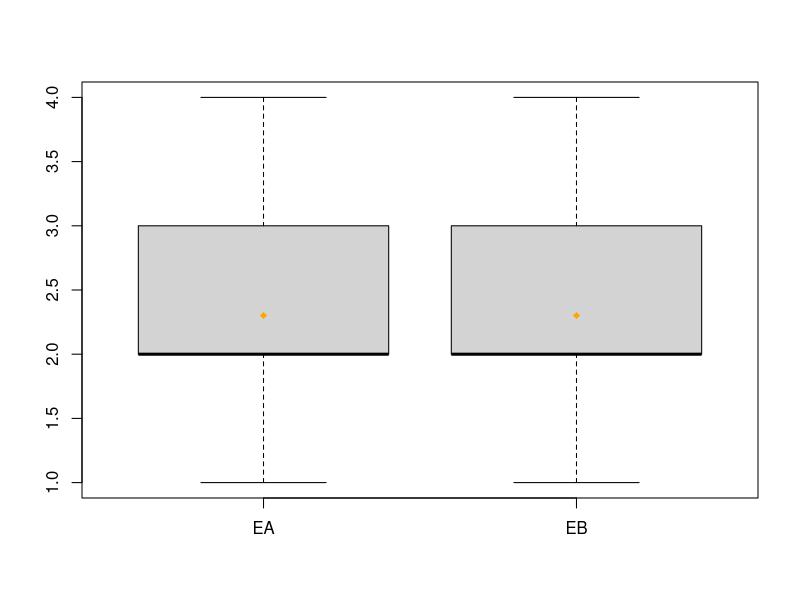
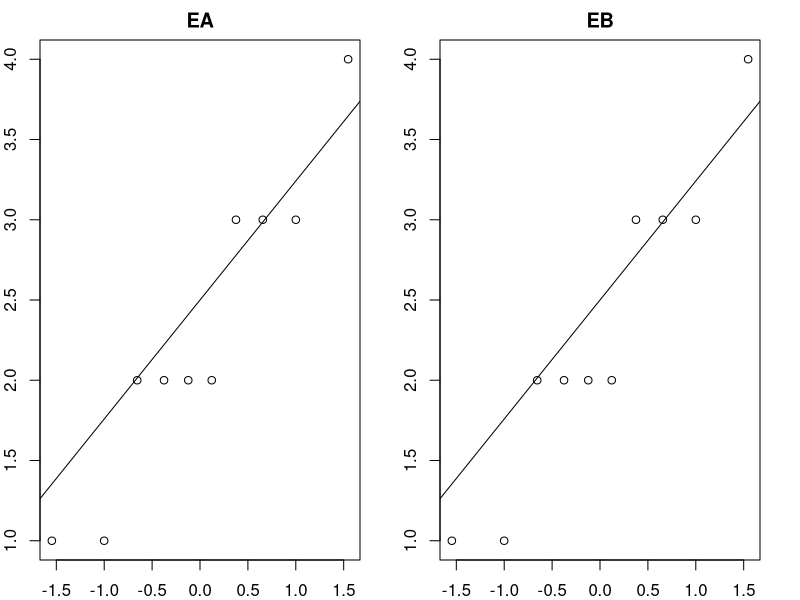

Here is the R script that generated these plots, in order:
#Independientes

EA= c(2, 3, 1, 4, 2, 3, 2, 1, 3, 2)
EB= c(3, 2, 1, 3, 2, 2, 4, 2, 3, 1)

boxplot(EA,EB, names=c("EA", "EB"))
medias = c(mean(EA),mean(EB))
points(medias,pch=18,col="orange")


par(mar = c(2, 2, 2, 2))
par(mfrow = c(1, 2))
qqnorm(EA, xlab = "", ylab = "", main = "EA")
qqline(EA)
qqnorm(EB, xlab = "", ylab = "", main = "EB")
qqline(EB)

#PRUEBA T
t.test(EA,EB, paired = FALSE)
